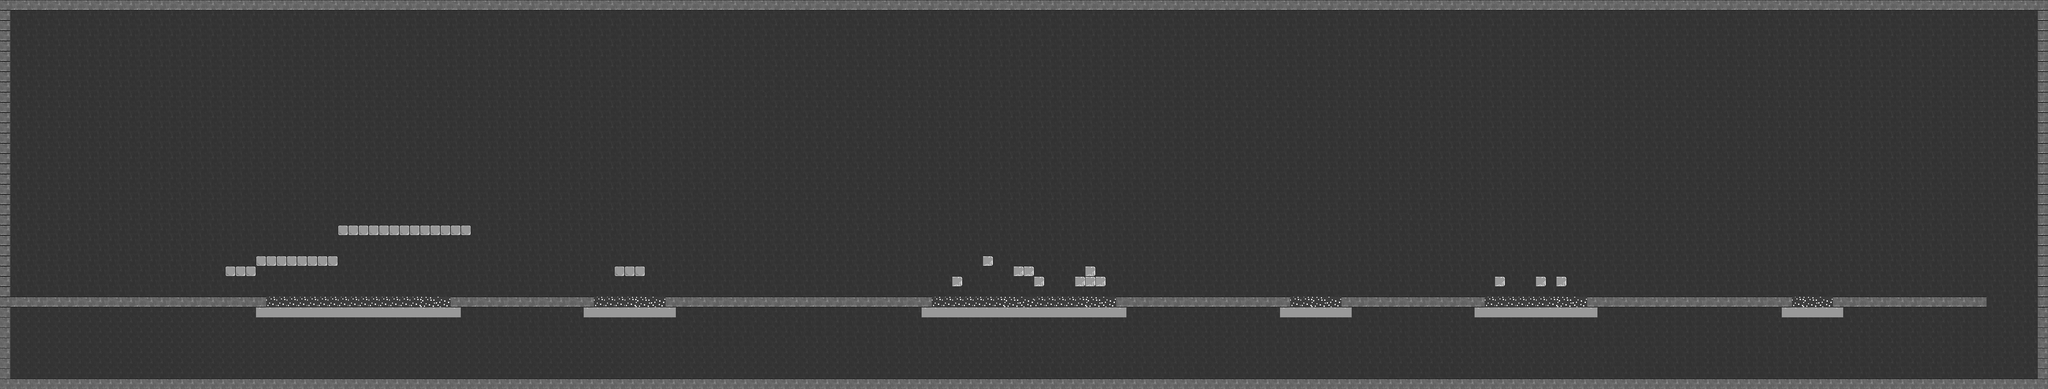

Tiled map render using the project's own tile images. Description and the map definition, with tile-layer contents summarised, below:
An orthogonal 200x38 tile map with 32x32 px tiles, 3 tile layers (BG, solid, void), 8 tilesets and 33 objects (28x monstru, 3x solaris, player, end).

<map version="1.0" orientation="orthogonal" width="200" height="38" tilewidth="32" tileheight="32" backgroundcolor="#b8b8b8">
 <properties>
  <property name="gravity" value="2" />
  <property name="speed" value="2" />
 </properties>
 <tileset firstgid="1" name="stone" tilewidth="32" tileheight="32">
  <properties>
   <property name="solid" value="" />
  </properties>
  <image source="stone.png" width="192" height="160" />
 </tileset>
 <tileset firstgid="31" name="pipe" tilewidth="32" tileheight="32">
  <properties>
   <property name="spike" value="" />
  </properties>
  <image source="pipe.png" width="128" height="128" />
 </tileset>
 <tileset firstgid="47" name="stone_darker" tilewidth="32" tileheight="32">
  <properties>
   <property name="solid" value="" />
  </properties>
  <image source="stone_darker.png" width="192" height="160" />
 </tileset>
 <tileset firstgid="77" name="decorations" tilewidth="32" tileheight="32">
  <properties>
   <property name="solid" value="" />
  </properties>
  <image source="decorations.png" width="256" height="256" />
 </tileset>
 <tileset firstgid="141" name="small_dark_tile" tilewidth="32" tileheight="32">
  <image source="small_dark_tile.png" width="64" height="64" />
 </tileset>
 <tileset firstgid="145" name="stone darker" tilewidth="32" tileheight="32">
  <image source="stone_darker.png" width="192" height="160" />
 </tileset>
 <tileset firstgid="175" name="stone textured" tilewidth="32" tileheight="32">
  <image source="stone_textured.png" width="192" height="160" />
 </tileset>
 <tileset firstgid="205" name="void" tilewidth="32" tileheight="32">
  <image source="void.png" width="128" height="32" />
 </tileset>
 <layer name="BG" width="200" height="38">
  <data>[7600 cells, 7544 non-empty, 4 distinct tile ids]</data>
 </layer>
 <layer name="solid" width="200" height="38">
  <data>[7600 cells, 589 non-empty, 7 distinct tile ids]</data>
 </layer>
 <objectgroup color="#c80003" name="entitati" width="200" height="38">
  <object name="monstru" x="2091" y="842" width="808" height="52" />
  <object name="player" x="40" y="859" width="64" height="60" />
  <object name="monstru" x="1411" y="837" width="438" height="48" />
  <object name="end" x="40" y="1070" width="155" height="112" />
  <object name="monstru" x="2107" y="811" width="808" height="52" />
  <object name="monstru" x="1437" y="1051" width="808" height="52" />
  <object name="monstru" x="3556" y="825" width="438" height="48" />
  <object name="monstru" x="4193" y="828" width="180" height="57" />
  <object name="monstru" x="4402" y="831" width="180" height="57" />
  <object name="monstru" x="5038" y="816" width="293" height="54" />
  <object name="monstru" x="5815" y="808" width="293" height="54" />
  <object name="monstru" x="5808" y="823" width="293" height="54" />
  <object name="monstru" x="5803" y="794" width="293" height="54" />
  <object name="monstru" x="5877" y="816" width="293" height="54" />
  <object name="monstru" x="5810" y="817" width="293" height="54" />
  <object name="monstru" x="5808" y="803" width="293" height="54" />
  <object name="monstru" x="5804" y="832" width="293" height="54" />
  <object name="monstru" x="5795" y="797" width="293" height="54" />
  <object name="monstru" x="1437" y="1051" width="808" height="52" />
  <object name="monstru" x="1437" y="1051" width="808" height="52" />
  <object name="monstru" x="1221" y="1085" width="808" height="52" />
  <object name="monstru" x="1295" y="1039" width="808" height="52" />
  <object name="monstru" x="1605" y="1077" width="808" height="52" />
  <object name="monstru" x="1656" y="1033" width="808" height="52" />
  <object name="monstru" x="2043" y="1063" width="808" height="52" />
  <object name="monstru" x="2023" y="1079" width="808" height="52" />
  <object name="monstru" x="2866" y="1056" width="808" height="52" />
  <object name="monstru" x="2836" y="1094" width="808" height="52" />
  <object name="monstru" x="2866" y="1084" width="808" height="52" />
  <object name="monstru" x="2097" y="806" width="808" height="52" />
  <object name="solaris" x="3162" y="626" width="183" height="61" />
  <object name="solaris" x="713" y="1050" width="38" height="37" />
  <object name="solaris" x="3831" y="590" width="253" height="70" />
 </objectgroup>
 <layer name="void" width="200" height="38">
  <data>[7600 cells, 194 non-empty, 5 distinct tile ids]</data>
 </layer>
</map>
